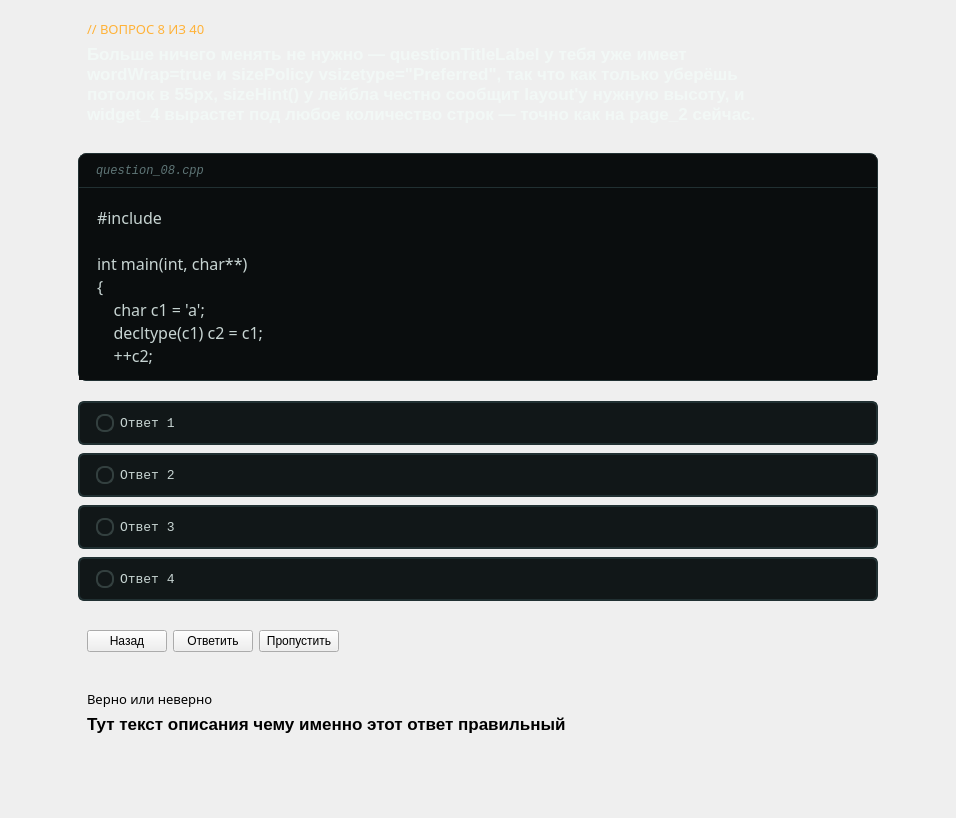
                <widget class="QWidget" name="scrollAreaWidgetContents">
                 <property name="geometry">
                  <rect>
                   <x>0</x>
                   <y>0</y>
                   <width>956</width>
                   <height>818</height>
                  </rect>
                 </property>
                 <layout class="QGridLayout" name="gridLayout_4">
                  <property name="verticalSpacing">
                   <number>20</number>
                  </property>
                  <item row="2" column="0">
                   <widget class="QWidget" name="optionsWidget" native="true">
                    <property name="sizePolicy">
                     <sizepolicy hsizetype="Preferred" vsizetype="Fixed">
                      <horstretch>0</horstretch>
                      <verstretch>0</verstretch>
                     </sizepolicy>
                    </property>
                    <property name="maximumSize">
                     <size>
                      <width>800</width>
                      <height>16777215</height>
                     </size>
                    </property>
                    <layout class="QVBoxLayout" name="optionsLayout">
                     <property name="spacing">
                      <number>8</number>
                     </property>
                     <property name="leftMargin">
                      <number>0</number>
                     </property>
                     <property name="topMargin">
                      <number>0</number>
                     </property>
                     <property name="rightMargin">
                      <number>0</number>
                     </property>
                     <property name="bottomMargin">
                      <number>0</number>
                     </property>
                     <item>
                      <widget class="QRadioButton" name="optionRadio1">
                       <property name="minimumSize">
                        <size>
                         <width>0</width>
                         <height>44</height>
                        </size>
                       </property>
                       <property name="maximumSize">
                        <size>
                         <width>800</width>
                         <height>16777215</height>
                        </size>
                       </property>
                       <property name="font">
                        <font>
                         <family>Consolas</family>
                         <pointsize>10</pointsize>
                        </font>
                       </property>
                       <property name="styleSheet">
                        <string notr="true">QRadioButton {
    background-color: rgb(17, 23, 24);
    color: rgb(199, 212, 210);
    border: 2px solid rgb(33, 48, 50);
    border-radius: 6px;
    padding-left: 16px;
}

QRadioButton:hover {
    background-color: rgb(22, 30, 32);
    border-color: rgb(51, 64, 63);
}

QRadioButton::indicator {
    width: 14px;
    height: 14px;
    border-radius: 8px;
    border: 2px solid rgb(51, 64, 63);
    background-color: rgb(17, 23, 24);
}

QRadioButton::indicator:hover {
}

QRadioButton:checked {
	background-color: rgb(29, 27, 20);
    border: 2px solid rgb(229, 159, 50);
}

QRadioButton::indicator:checked {
    width: 14px;
    height: 14px;
    border-radius: 8px;
    background-color: rgb(255, 179, 57);
    border: 2px solid rgb(190, 127, 0);
}
QRadioButton[resultState=&quot;correct&quot;] {
    border: 2px solid rgb(80, 200, 120);
    background-color: rgb(20, 40, 28);
}
QRadioButton[resultState=&quot;wrong&quot;] {
    border: 2px solid rgb(220, 80, 80);
    background-color: rgb(40, 20, 20);
}</string>
                       </property>
                       <property name="text">
                        <string>Ответ 1</string>
                       </property>
                      </widget>
                     </item>
                     <item>
                      <widget class="QRadioButton" name="optionRadio2">
                       <property name="minimumSize">
                        <size>
                         <width>0</width>
                         <height>44</height>
                        </size>
                       </property>
                       <property name="maximumSize">
                        <size>
                         <width>800</width>
                         <height>16777215</height>
                        </size>
                       </property>
                       <property name="font">
                        <font>
                         <family>Consolas</family>
                         <pointsize>10</pointsize>
                        </font>
                       </property>
                       <property name="styleSheet">
                        <string notr="true">QRadioButton {
    background-color: rgb(17, 23, 24);
    color: rgb(199, 212, 210);
    border: 2px solid rgb(33, 48, 50);
    border-radius: 6px;
    padding-left: 16px;
}

QRadioButton:hover {
    background-color: rgb(22, 30, 32);
    border-color: rgb(51, 64, 63);
}

QRadioButton::indicator {
    width: 14px;
    height: 14px;
    border-radius: 8px;
    border: 2px solid rgb(51, 64, 63);
    background-color: rgb(17, 23, 24);
}

QRadioButton::indicator:hover {
}

QRadioButton:checked {
	background-color: rgb(29, 27, 20);
    border: 2px solid rgb(229, 159, 50);
}

QRadioButton::indicator:checked {
    width: 14px;
    height: 14px;
    border-radius: 8px;
    background-color: rgb(255, 179, 57);
    border: 2px solid rgb(190, 127, 0);
}
QRadioButton[resultState=&quot;correct&quot;] {
    border: 2px solid rgb(80, 200, 120);
    background-color: rgb(20, 40, 28);
}
QRadioButton[resultState=&quot;wrong&quot;] {
    border: 2px solid rgb(220, 80, 80);
    background-color: rgb(40, 20, 20);
}</string>
                       </property>
                       <property name="text">
                        <string>Ответ 2</string>
                       </property>
                      </widget>
                     </item>
                     <item>
                      <widget class="QRadioButton" name="optionRadio3">
                       <property name="minimumSize">
                        <size>
                         <width>0</width>
                         <height>44</height>
                        </size>
                       </property>
                       <property name="maximumSize">
                        <size>
                         <width>800</width>
                         <height>16777215</height>
                        </size>
                       </property>
                       <property name="font">
                        <font>
                         <family>Consolas</family>
                         <pointsize>10</pointsize>
                        </font>
                       </property>
                       <property name="styleSheet">
                        <string notr="true">QRadioButton {
    background-color: rgb(17, 23, 24);
    color: rgb(199, 212, 210);
    border: 2px solid rgb(33, 48, 50);
    border-radius: 6px;
    padding-left: 16px;
}

QRadioButton:hover {
    background-color: rgb(22, 30, 32);
    border-color: rgb(51, 64, 63);
}

QRadioButton::indicator {
    width: 14px;
    height: 14px;
    border-radius: 8px;
    border: 2px solid rgb(51, 64, 63);
    background-color: rgb(17, 23, 24);
}

QRadioButton::indicator:hover {
}

QRadioButton:checked {
	background-color: rgb(29, 27, 20);
    border: 2px solid rgb(229, 159, 50);
}

QRadioButton::indicator:checked {
    width: 14px;
    height: 14px;
    border-radius: 8px;
    background-color: rgb(255, 179, 57);
    border: 2px solid rgb(190, 127, 0);
}
QRadioButton[resultState=&quot;correct&quot;] {
    border: 2px solid rgb(80, 200, 120);
    background-color: rgb(20, 40, 28);
}
QRadioButton[resultState=&quot;wrong&quot;] {
    border: 2px solid rgb(220, 80, 80);
    background-color: rgb(40, 20, 20);
}</string>
                       </property>
                       <property name="text">
                        <string>Ответ 3</string>
                       </property>
                      </widget>
                     </item>
                     <item>
                      <widget class="QRadioButton" name="optionRadio4">
                       <property name="minimumSize">
                        <size>
                         <width>0</width>
                         <height>44</height>
                        </size>
                       </property>
                       <property name="maximumSize">
                        <size>
                         <width>800</width>
                         <height>16777215</height>
                        </size>
                       </property>
                       <property name="font">
                        <font>
                         <family>Consolas</family>
                         <pointsize>10</pointsize>
                        </font>
                       </property>
                       <property name="styleSheet">
                        <string notr="true">QRadioButton {
    background-color: rgb(17, 23, 24);
    color: rgb(199, 212, 210);
    border: 2px solid rgb(33, 48, 50);
    border-radius: 6px;
    padding-left: 16px;
}

QRadioButton:hover {
    background-color: rgb(22, 30, 32);
    border-color: rgb(51, 64, 63);
}

QRadioButton::indicator {
    width: 14px;
    height: 14px;
    border-radius: 8px;
    border: 2px solid rgb(51, 64, 63);
    background-color: rgb(17, 23, 24);
}

QRadioButton::indicator:hover {
}

QRadioButton:checked {
	background-color: rgb(29, 27, 20);
    border: 2px solid rgb(229, 159, 50);
}

QRadioButton::indicator:checked {
    width: 14px;
    height: 14px;
    border-radius: 8px;
    background-color: rgb(255, 179, 57);
    border: 2px solid rgb(190, 127, 0);
}
QRadioButton[resultState=&quot;correct&quot;] {
    border: 2px solid rgb(80, 200, 120);
    background-color: rgb(20, 40, 28);
}
QRadioButton[resultState=&quot;wrong&quot;] {
    border: 2px solid rgb(220, 80, 80);
    background-color: rgb(40, 20, 20);
}</string>
                       </property>
                       <property name="text">
                        <string>Ответ 4</string>
                       </property>
                      </widget>
                     </item>
                    </layout>
                   </widget>
                  </item>
                  <item row="1" column="0">
                   <widget class="QFrame" name="codePanel">
                    <property name="sizePolicy">
                     <sizepolicy hsizetype="Preferred" vsizetype="Fixed">
                      <horstretch>0</horstretch>
                      <verstretch>0</verstretch>
                     </sizepolicy>
                    </property>
                    <property name="maximumSize">
                     <size>
                      <width>800</width>
                      <height>16777215</height>
                     </size>
                    </property>
                    <property name="styleSheet">
                     <string notr="true">QFrame#codePanel {
    background-color: rgb(10, 13, 14);
    border: 1px solid rgb(33, 48, 50);
    border-radius: 8px;
}</string>
                    </property>
                    <layout class="QVBoxLayout" name="codePanelLayout">
                     <property name="spacing">
                      <number>0</number>
                     </property>
                     <property name="leftMargin">
                      <number>0</number>
                     </property>
                     <property name="topMargin">
                      <number>0</number>
                     </property>
                     <property name="rightMargin">
                      <number>0</number>
                     </property>
                     <property name="bottomMargin">
                      <number>0</number>
                     </property>
                     <item>
                      <widget class="QLabel" name="codeFileNameLabel">
                       <property name="sizePolicy">
                        <sizepolicy hsizetype="Preferred" vsizetype="Fixed">
                         <horstretch>0</horstretch>
                         <verstretch>0</verstretch>
                        </sizepolicy>
                       </property>
                       <property name="minimumSize">
                        <size>
                         <width>0</width>
                         <height>34</height>
                        </size>
                       </property>
                       <property name="maximumSize">
                        <size>
                         <width>800</width>
                         <height>16777215</height>
                        </size>
                       </property>
                       <property name="font">
                        <font>
                         <family>Consolas</family>
                         <pointsize>9</pointsize>
                         <italic>true</italic>
                        </font>
                       </property>
                       <property name="styleSheet">
                        <string notr="true">QLabel#codeFileNameLabel {
    color: rgb(94, 117, 118);
    border: none;
    border-bottom: 1px solid rgb(33, 48, 50);
    padding-left: 14px;
}</string>
                       </property>
                       <property name="text">
                        <string>question_08.cpp</string>
                       </property>
                      </widget>
                     </item>
                     <item>
                      <widget class="CodePlainTextEdit" name="codeTextEdit">
                       <property name="sizePolicy">
                        <sizepolicy hsizetype="Preferred" vsizetype="Fixed">
                         <horstretch>0</horstretch>
                         <verstretch>0</verstretch>
                        </sizepolicy>
                       </property>
                       <property name="maximumSize">
                        <size>
                         <width>800</width>
                         <height>16777215</height>
                        </size>
                       </property>
                       <property name="font">
                        <font>
                         <family>Noto Sans</family>
                         <pointsize>12</pointsize>
                        </font>
                       </property>
                       <property name="styleSheet">
                        <string notr="true">QPlainTextEdit#codeTextEdit {
    background-color: rgb(10, 13, 14);
    color: rgb(199, 212, 210);
    border: none;
    padding: 14px;
}</string>
                       </property>
                       <property name="verticalScrollBarPolicy">
                        <enum>Qt::ScrollBarPolicy::ScrollBarAlwaysOff</enum>
                       </property>
                       <property name="horizontalScrollBarPolicy">
                        <enum>Qt::ScrollBarPolicy::ScrollBarAlwaysOff</enum>
                       </property>
                       <property name="lineWrapMode">
                        <enum>QPlainTextEdit::LineWrapMode::NoWrap</enum>
                       </property>
                       <property name="readOnly">
                        <bool>true</bool>
                       </property>
                       <property name="plainText">
                        <string>#include &lt;iostream&gt;

int main(int, char**)
{
    char c1 = 'a';
    decltype(c1) c2 = c1;
    ++c2;
    decltype((c1)) c3 = c1;
    ++c3;

    std::cout &lt;&lt; c1 &lt;&lt; c2 &lt;&lt; c3 &lt;&lt; std::endl;
    return 0;
}</string>
                       </property>
                      </widget>
                     </item>
                    </layout>
                   </widget>
                  </item>
                  <item row="5" column="0">
                   <spacer name="verticalSpacer">
                    <property name="orientation">
                     <enum>Qt::Orientation::Vertical</enum>
                    </property>
                    <property name="sizeHint" stdset="0">
                     <size>
                      <width>20</width>
                      <height>40</height>
                     </size>
                    </property>
                   </spacer>
                  </item>
                  <item row="3" column="0">
                   <widget class="QWidget" name="widget_6" native="true">
                    <property name="maximumSize">
                     <size>
                      <width>800</width>
                      <height>16777215</height>
                     </size>
                    </property>
                    <layout class="QGridLayout" name="gridLayout_7">
                     <item row="0" column="0">
                      <widget class="QPushButton" name="pushButton_1">
                       <property name="text">
                        <string>Назад</string>
                       </property>
                      </widget>
                     </item>
                     <item row="0" column="2">
                      <widget class="QPushButton" name="pushButton_3">
                       <property name="text">
                        <string>Пропустить</string>
                       </property>
                      </widget>
                     </item>
                     <item row="0" column="1">
                      <widget class="QPushButton" name="pushButton_2">
                       <property name="text">
                        <string>Ответить</string>
                       </property>
                      </widget>
                     </item>
                     <item row="0" column="3">
                      <spacer name="horizontalSpacer">
                       <property name="orientation">
                        <enum>Qt::Orientation::Horizontal</enum>
                       </property>
                       <property name="sizeHint" stdset="0">
                        <size>
                         <width>40</width>
                         <height>20</height>
                        </size>
                       </property>
                      </spacer>
                     </item>
                    </layout>
                   </widget>
                  </item>
                  <item row="0" column="0">
                   <widget class="QWidget" name="widget_4" native="true">
                    <property name="maximumSize">
                     <size>
                      <width>16777215</width>
                      <height>16777215</height>
                     </size>
                    </property>
                    <layout class="QVBoxLayout" name="verticalLayout">
                     <item>
                      <widget class="QLabel" name="questionEyebrowLabel">
                       <property name="sizePolicy">
                        <sizepolicy hsizetype="Preferred" vsizetype="Preferred">
                         <horstretch>0</horstretch>
                         <verstretch>0</verstretch>
                        </sizepolicy>
                       </property>
                       <property name="maximumSize">
                        <size>
                         <width>710</width>
                         <height>16777215</height>
                        </size>
                       </property>
                       <property name="font">
                        <font>
                         <family>Noto Sans</family>
                         <pointsize>10</pointsize>
                        </font>
                       </property>
                       <property name="styleSheet">
                        <string notr="true">QLabel#questionEyebrowLabel {
    color: rgb(255, 178, 56);
    border: none;
}</string>
                       </property>
                       <property name="text">
                        <string>// ВОПРОС 8 ИЗ 40</string>
                       </property>
                      </widget>
                     </item>
                     <item>
                      <widget class="QLabel" name="questionTitleLabel">
                       <property name="sizePolicy">
                        <sizepolicy hsizetype="Preferred" vsizetype="Preferred">
                         <horstretch>0</horstretch>
                         <verstretch>0</verstretch>
                        </sizepolicy>
                       </property>
                       <property name="maximumSize">
                        <size>
                         <width>710</width>
                         <height>16777215</height>
                        </size>
                       </property>
                       <property name="font">
                        <font>
                         <pointsize>13</pointsize>
                         <bold>true</bold>
                        </font>
                       </property>
                       <property name="styleSheet">
                        <string notr="true">QLabel#questionTitleLabel {
    color: rgb(242, 248, 246);
    border: none;
}</string>
                       </property>
                       <property name="text">
                        <string>Больше ничего менять не нужно — questionTitleLabel у тебя уже имеет wordWrap=true и sizePolicy vsizetype=&quot;Preferred&quot;, так что как только уберёшь потолок в 55px, sizeHint() у лейбла честно сообщит layout'у нужную высоту, и widget_4 вырастет под любое количество строк — точно как на page_2 сейчас.</string>
                       </property>
                       <property name="wordWrap">
                        <bool>true</bool>
                       </property>
                      </widget>
                     </item>
                    </layout>
                   </widget>
                  </item>
                  <item row="4" column="0">
                   <widget class="QWidget" name="widget_12" native="true">
                    <property name="sizePolicy">
                     <sizepolicy hsizetype="Preferred" vsizetype="Fixed">
                      <horstretch>0</horstretch>
                      <verstretch>0</verstretch>
                     </sizepolicy>
                    </property>
                    <property name="maximumSize">
                     <size>
                      <width>800</width>
                      <height>16777215</height>
                     </size>
                    </property>
                    <layout class="QVBoxLayout" name="verticalLayout_7">
                     <item>
                      <widget class="QLabel" name="questionEyebrowLabel_6">
                       <property name="sizePolicy">
                        <sizepolicy hsizetype="Preferred" vsizetype="Fixed">
                         <horstretch>0</horstretch>
                         <verstretch>0</verstretch>
                        </sizepolicy>
                       </property>
                       <property name="font">
                        <font>
                         <family>Noto Sans</family>
                         <pointsize>10</pointsize>
                        </font>
                       </property>
                       <property name="styleSheet">
                        <string notr="true">QLabel#questionEyebrowLabel_3 {
    color: rgb(255, 178, 56);
    border: none;
}</string>
                       </property>
                       <property name="text">
                        <string>Верно или неверно </string>
                       </property>
                      </widget>
                     </item>
                     <item>
                      <widget class="QLabel" name="questionTitleLabel_7">
                       <property name="sizePolicy">
                        <sizepolicy hsizetype="Preferred" vsizetype="Preferred">
                         <horstretch>0</horstretch>
                         <verstretch>0</verstretch>
                        </sizepolicy>
                       </property>
                       <property name="font">
                        <font>
                         <pointsize>13</pointsize>
                         <bold>true</bold>
                        </font>
                       </property>
                       <property name="styleSheet">
                        <string notr="true">QLabel#questionTitleLabel_4 {
    color: rgb(242, 248, 246);
    border: none;
}</string>
                       </property>
                       <property name="text">
                        <string>Тут текст описания чему именно этот ответ правильный </string>
                       </property>
                       <property name="wordWrap">
                        <bool>true</bool>
                       </property>
                      </widget>
                     </item>
                    </layout>
                   </widget>
                  </item>
                 </layout>
                </widget>
